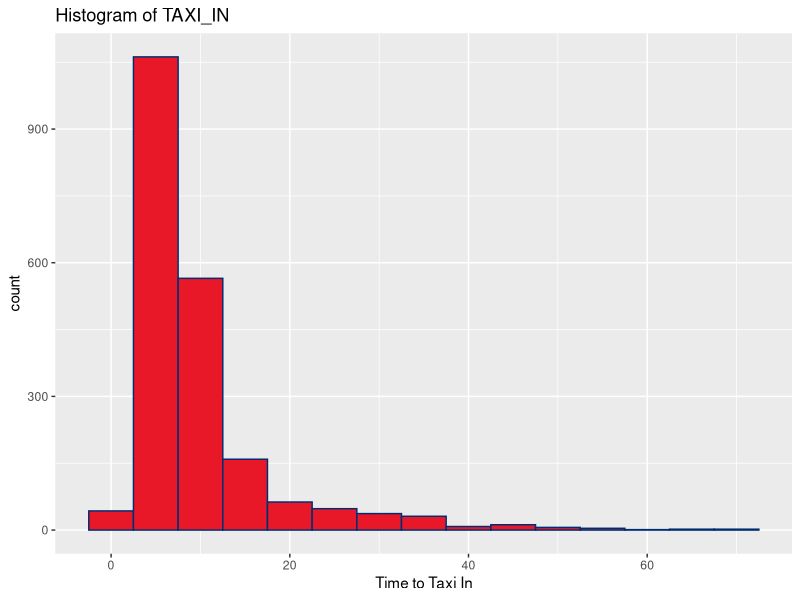
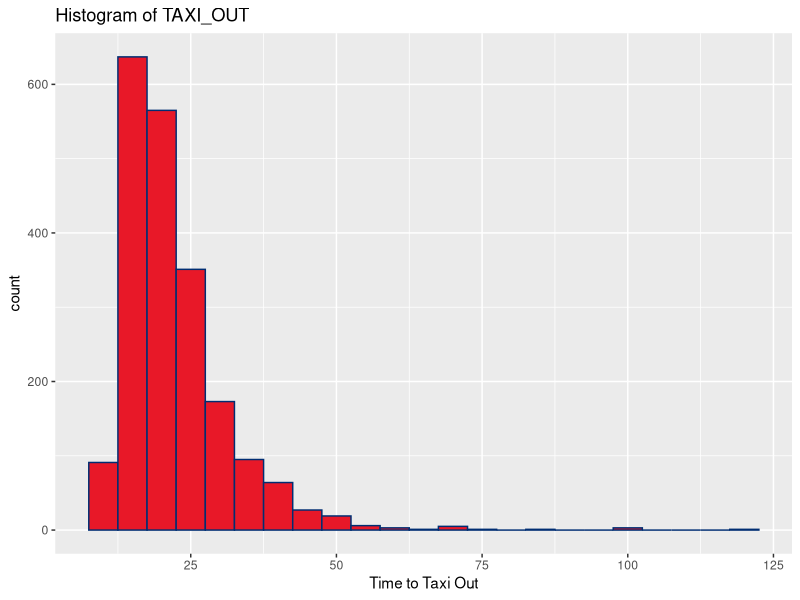
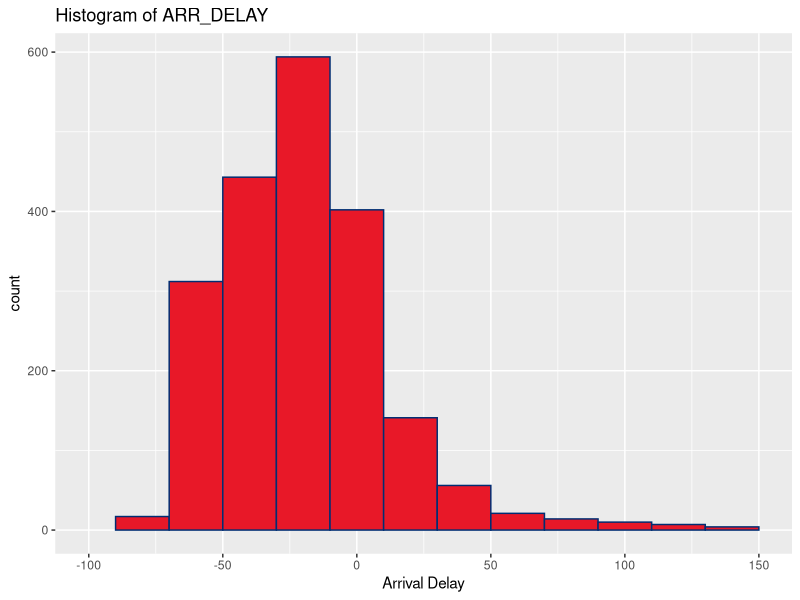
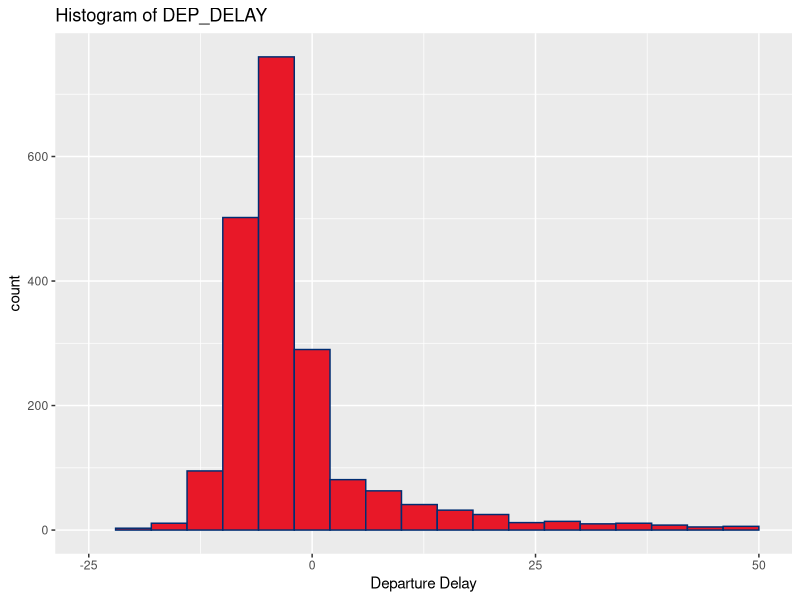

These charts were generated, in order, by the following R code:
## ---- chunk 1
knitr::opts_chunk$set(echo = TRUE)
## ---- chunk 2
library(readr)
library(dplyr)
library(tidyverse)
## ---- chunk 3
flights <- read_csv("data/flights.csv")

unique(flights$OP_CARRIER)
unique(flights$DEST)
class(flights$CARRIER_DELAY)

flights <- flights %>% 
  mutate(CARRIER_DELAY = case_when(CARRIER_DELAY > 0 ~ 1),
         WEATHER_DELAY = case_when(WEATHER_DELAY > 0 ~ 1),
         NAS_DELAY = case_when(NAS_DELAY > 0 ~ 1),
         SECURITY_DELAY = case_when(SECURITY_DELAY > 0 ~ 1),
         LATE_AIRCRAFT_DELAY = case_when(LATE_AIRCRAFT_DELAY > 0 ~ 1))

## ---- chunk 4
flights
## ---- chunk 5
ggplot(data = flights, aes(x = TAXI_IN)) +
  geom_histogram(binwidth = 5, fill = "#E81828", color = "#002D72") +
  labs(x = "Time to Taxi In",
       title = "Histogram of TAXI_IN")

ggplot(data = flights, aes(x = TAXI_OUT)) +
  geom_histogram(binwidth = 5, fill = "#E81828", color = "#002D72") +
  labs(x = "Time to Taxi Out",
       title = "Histogram of TAXI_OUT")
## ---- chunk 6
ggplot(data = flights, aes(x = ARR_DELAY)) +
  geom_histogram(binwidth = 20, fill = "#E81828", color = "#002D72") +
  xlim(-100, 150) +
  labs(x = "Arrival Delay",
       title = "Histogram of ARR_DELAY")

ggplot(data = flights, aes(x = DEP_DELAY)) +
  geom_histogram(binwidth = 4, fill = "#E81828", color = "#002D72") +
  xlim(-25, 50) +
  labs(x = "Departure Delay",
       title = "Histogram of DEP_DELAY")
